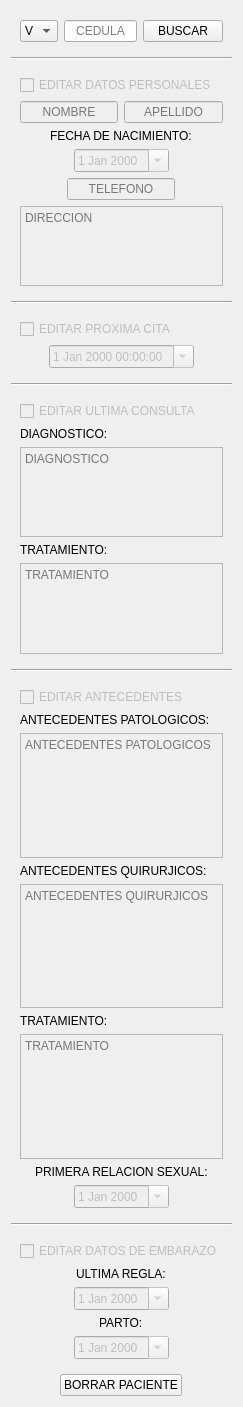
             <widget class="QWidget" name="scrollAreaWidgetContents">
              <property name="geometry">
               <rect>
                <x>0</x>
                <y>0</y>
                <width>242</width>
                <height>1407</height>
               </rect>
              </property>
              <layout class="QVBoxLayout" name="verticalLayout_6">
               <item>
                <widget class="QWidget" name="contenedor_buscador" native="true">
                 <layout class="QHBoxLayout" name="_2">
                  <item>
                   <widget class="QComboBox" name="combo_nacionalidad">
                    <property name="cursor">
                     <cursorShape>PointingHandCursor</cursorShape>
                    </property>
                    <item>
                     <property name="text">
                      <string>V</string>
                     </property>
                    </item>
                    <item>
                     <property name="text">
                      <string>E</string>
                     </property>
                    </item>
                   </widget>
                  </item>
                  <item>
                   <widget class="QLineEdit" name="line_cedula_buscar">
                    <property name="alignment">
                     <set>Qt::AlignmentFlag::AlignCenter</set>
                    </property>
                    <property name="placeholderText">
                     <string>CEDULA</string>
                    </property>
                   </widget>
                  </item>
                  <item>
                   <widget class="QPushButton" name="boton_buscar">
                    <property name="cursor">
                     <cursorShape>PointingHandCursor</cursorShape>
                    </property>
                    <property name="text">
                     <string>BUSCAR</string>
                    </property>
                   </widget>
                  </item>
                 </layout>
                </widget>
               </item>
               <item>
                <widget class="Line" name="line_3">
                 <property name="orientation">
                  <enum>Qt::Orientation::Horizontal</enum>
                 </property>
                </widget>
               </item>
               <item>
                <widget class="QWidget" name="contenedor_datos" native="true">
                 <layout class="QGridLayout" name="contenedor_datos_personales">
                  <item row="2" column="0" colspan="2" alignment="Qt::AlignmentFlag::AlignHCenter">
                   <widget class="QLabel" name="label_9">
                    <property name="text">
                     <string>FECHA DE NACIMIENTO:</string>
                    </property>
                   </widget>
                  </item>
                  <item row="1" column="0">
                   <widget class="QLineEdit" name="line_nombre_editar">
                    <property name="enabled">
                     <bool>false</bool>
                    </property>
                    <property name="alignment">
                     <set>Qt::AlignmentFlag::AlignCenter</set>
                    </property>
                    <property name="placeholderText">
                     <string>NOMBRE</string>
                    </property>
                   </widget>
                  </item>
                  <item row="4" column="0" colspan="2" alignment="Qt::AlignmentFlag::AlignHCenter">
                   <widget class="QLineEdit" name="line_telefono_editar">
                    <property name="enabled">
                     <bool>false</bool>
                    </property>
                    <property name="alignment">
                     <set>Qt::AlignmentFlag::AlignCenter</set>
                    </property>
                    <property name="placeholderText">
                     <string>TELEFONO</string>
                    </property>
                   </widget>
                  </item>
                  <item row="5" column="0" colspan="2">
                   <widget class="QTextEdit" name="text_direccion_editar">
                    <property name="enabled">
                     <bool>false</bool>
                    </property>
                    <property name="minimumSize">
                     <size>
                      <width>0</width>
                      <height>80</height>
                     </size>
                    </property>
                    <property name="tabChangesFocus">
                     <bool>true</bool>
                    </property>
                    <property name="placeholderText">
                     <string>DIRECCION</string>
                    </property>
                   </widget>
                  </item>
                  <item row="1" column="1">
                   <widget class="QLineEdit" name="line_apellido_editar">
                    <property name="enabled">
                     <bool>false</bool>
                    </property>
                    <property name="alignment">
                     <set>Qt::AlignmentFlag::AlignCenter</set>
                    </property>
                    <property name="placeholderText">
                     <string>APELLIDO</string>
                    </property>
                   </widget>
                  </item>
                  <item row="3" column="0" colspan="2" alignment="Qt::AlignmentFlag::AlignHCenter">
                   <widget class="QDateEdit" name="date_fecha_nacimiento">
                    <property name="enabled">
                     <bool>false</bool>
                    </property>
                    <property name="cursor">
                     <cursorShape>PointingHandCursor</cursorShape>
                    </property>
                    <property name="calendarPopup">
                     <bool>true</bool>
                    </property>
                   </widget>
                  </item>
                  <item row="0" column="0" colspan="2">
                   <widget class="QCheckBox" name="check_datos_personales">
                    <property name="enabled">
                     <bool>false</bool>
                    </property>
                    <property name="cursor">
                     <cursorShape>PointingHandCursor</cursorShape>
                    </property>
                    <property name="text">
                     <string>EDITAR DATOS PERSONALES</string>
                    </property>
                   </widget>
                  </item>
                 </layout>
                </widget>
               </item>
               <item>
                <widget class="Line" name="line">
                 <property name="orientation">
                  <enum>Qt::Orientation::Horizontal</enum>
                 </property>
                </widget>
               </item>
               <item>
                <widget class="QWidget" name="contenedor_cita" native="true">
                 <layout class="QVBoxLayout" name="verticalLayout_7">
                  <item>
                   <widget class="QCheckBox" name="check_proxima_cita">
                    <property name="enabled">
                     <bool>false</bool>
                    </property>
                    <property name="cursor">
                     <cursorShape>PointingHandCursor</cursorShape>
                    </property>
                    <property name="text">
                     <string>EDITAR PROXIMA CITA</string>
                    </property>
                   </widget>
                  </item>
                  <item alignment="Qt::AlignmentFlag::AlignHCenter">
                   <widget class="QDateTimeEdit" name="date_proxima_cita">
                    <property name="enabled">
                     <bool>false</bool>
                    </property>
                    <property name="cursor">
                     <cursorShape>PointingHandCursor</cursorShape>
                    </property>
                    <property name="calendarPopup">
                     <bool>true</bool>
                    </property>
                   </widget>
                  </item>
                 </layout>
                </widget>
               </item>
               <item>
                <widget class="Line" name="line_2">
                 <property name="orientation">
                  <enum>Qt::Orientation::Horizontal</enum>
                 </property>
                </widget>
               </item>
               <item>
                <widget class="QWidget" name="contenedor_consulta" native="true">
                 <layout class="QVBoxLayout" name="verticalLayout_8">
                  <item>
                   <widget class="QCheckBox" name="check_consulta">
                    <property name="enabled">
                     <bool>false</bool>
                    </property>
                    <property name="cursor">
                     <cursorShape>PointingHandCursor</cursorShape>
                    </property>
                    <property name="text">
                     <string>EDITAR ULTIMA CONSULTA</string>
                    </property>
                   </widget>
                  </item>
                  <item>
                   <widget class="QLabel" name="label_6">
                    <property name="text">
                     <string>DIAGNOSTICO:</string>
                    </property>
                   </widget>
                  </item>
                  <item>
                   <widget class="QTextEdit" name="text_diagnostico">
                    <property name="enabled">
                     <bool>false</bool>
                    </property>
                    <property name="minimumSize">
                     <size>
                      <width>0</width>
                      <height>80</height>
                     </size>
                    </property>
                    <property name="tabChangesFocus">
                     <bool>true</bool>
                    </property>
                    <property name="placeholderText">
                     <string>DIAGNOSTICO</string>
                    </property>
                   </widget>
                  </item>
                  <item>
                   <widget class="QLabel" name="label_8">
                    <property name="text">
                     <string>TRATAMIENTO:</string>
                    </property>
                   </widget>
                  </item>
                  <item>
                   <widget class="QTextEdit" name="text_tratamiento_consulta">
                    <property name="enabled">
                     <bool>false</bool>
                    </property>
                    <property name="minimumSize">
                     <size>
                      <width>0</width>
                      <height>80</height>
                     </size>
                    </property>
                    <property name="tabChangesFocus">
                     <bool>true</bool>
                    </property>
                    <property name="placeholderText">
                     <string>TRATAMIENTO</string>
                    </property>
                   </widget>
                  </item>
                 </layout>
                </widget>
               </item>
               <item>
                <widget class="Line" name="line_4">
                 <property name="orientation">
                  <enum>Qt::Orientation::Horizontal</enum>
                 </property>
                </widget>
               </item>
               <item>
                <widget class="QWidget" name="contenedor_antecedentes" native="true">
                 <layout class="QVBoxLayout" name="verticalLayout_9">
                  <item>
                   <widget class="QCheckBox" name="check_antecedentes">
                    <property name="enabled">
                     <bool>false</bool>
                    </property>
                    <property name="cursor">
                     <cursorShape>PointingHandCursor</cursorShape>
                    </property>
                    <property name="text">
                     <string>EDITAR ANTECEDENTES</string>
                    </property>
                   </widget>
                  </item>
                  <item>
                   <widget class="QLabel" name="label_3">
                    <property name="text">
                     <string>ANTECEDENTES PATOLOGICOS:</string>
                    </property>
                   </widget>
                  </item>
                  <item>
                   <widget class="QTextEdit" name="text_patologicos">
                    <property name="enabled">
                     <bool>false</bool>
                    </property>
                    <property name="minimumSize">
                     <size>
                      <width>0</width>
                      <height>80</height>
                     </size>
                    </property>
                    <property name="tabChangesFocus">
                     <bool>true</bool>
                    </property>
                    <property name="placeholderText">
                     <string>ANTECEDENTES PATOLOGICOS</string>
                    </property>
                   </widget>
                  </item>
                  <item>
                   <widget class="QLabel" name="label_4">
                    <property name="text">
                     <string>ANTECEDENTES QUIRURJICOS:</string>
                    </property>
                   </widget>
                  </item>
                  <item>
                   <widget class="QTextEdit" name="text_quirurjicos">
                    <property name="enabled">
                     <bool>false</bool>
                    </property>
                    <property name="minimumSize">
                     <size>
                      <width>0</width>
                      <height>80</height>
                     </size>
                    </property>
                    <property name="tabChangesFocus">
                     <bool>true</bool>
                    </property>
                    <property name="placeholderText">
                     <string>ANTECEDENTES QUIRURJICOS</string>
                    </property>
                   </widget>
                  </item>
                  <item>
                   <widget class="QLabel" name="label_5">
                    <property name="text">
                     <string>TRATAMIENTO:</string>
                    </property>
                   </widget>
                  </item>
                  <item>
                   <widget class="QTextEdit" name="text_tratamiento">
                    <property name="enabled">
                     <bool>false</bool>
                    </property>
                    <property name="minimumSize">
                     <size>
                      <width>0</width>
                      <height>80</height>
                     </size>
                    </property>
                    <property name="tabChangesFocus">
                     <bool>true</bool>
                    </property>
                    <property name="placeholderText">
                     <string>TRATAMIENTO</string>
                    </property>
                   </widget>
                  </item>
                  <item alignment="Qt::AlignmentFlag::AlignHCenter">
                   <widget class="QLabel" name="label_7">
                    <property name="text">
                     <string>PRIMERA RELACION SEXUAL:</string>
                    </property>
                   </widget>
                  </item>
                  <item alignment="Qt::AlignmentFlag::AlignHCenter">
                   <widget class="QDateEdit" name="date_relaciones">
                    <property name="enabled">
                     <bool>false</bool>
                    </property>
                    <property name="cursor">
                     <cursorShape>PointingHandCursor</cursorShape>
                    </property>
                    <property name="calendarPopup">
                     <bool>true</bool>
                    </property>
                   </widget>
                  </item>
                 </layout>
                </widget>
               </item>
               <item>
                <widget class="Line" name="line_5">
                 <property name="orientation">
                  <enum>Qt::Orientation::Horizontal</enum>
                 </property>
                </widget>
               </item>
               <item>
                <widget class="QWidget" name="contenedor_datos_embarazo" native="true">
                 <property name="cursor">
                  <cursorShape>ArrowCursor</cursorShape>
                 </property>
                 <layout class="QVBoxLayout" name="verticalLayout_10">
                  <item>
                   <widget class="QCheckBox" name="check_embarazo">
                    <property name="enabled">
                     <bool>false</bool>
                    </property>
                    <property name="cursor">
                     <cursorShape>PointingHandCursor</cursorShape>
                    </property>
                    <property name="text">
                     <string>EDITAR DATOS DE EMBARAZO</string>
                    </property>
                   </widget>
                  </item>
                  <item alignment="Qt::AlignmentFlag::AlignHCenter">
                   <widget class="QLabel" name="label">
                    <property name="text">
                     <string>ULTIMA REGLA:</string>
                    </property>
                   </widget>
                  </item>
                  <item alignment="Qt::AlignmentFlag::AlignHCenter">
                   <widget class="QDateEdit" name="date_ultima_regla">
                    <property name="enabled">
                     <bool>false</bool>
                    </property>
                    <property name="cursor">
                     <cursorShape>PointingHandCursor</cursorShape>
                    </property>
                    <property name="calendarPopup">
                     <bool>true</bool>
                    </property>
                   </widget>
                  </item>
                  <item alignment="Qt::AlignmentFlag::AlignHCenter">
                   <widget class="QLabel" name="label_2">
                    <property name="text">
                     <string>PARTO:</string>
                    </property>
                   </widget>
                  </item>
                  <item alignment="Qt::AlignmentFlag::AlignHCenter">
                   <widget class="QDateEdit" name="date_parto">
                    <property name="enabled">
                     <bool>false</bool>
                    </property>
                    <property name="cursor">
                     <cursorShape>PointingHandCursor</cursorShape>
                    </property>
                    <property name="calendarPopup">
                     <bool>true</bool>
                    </property>
                   </widget>
                  </item>
                 </layout>
                </widget>
               </item>
               <item alignment="Qt::AlignmentFlag::AlignHCenter">
                <widget class="QPushButton" name="boton_borrar_paciente">
                 <property name="cursor">
                  <cursorShape>PointingHandCursor</cursorShape>
                 </property>
                 <property name="text">
                  <string>BORRAR PACIENTE</string>
                 </property>
                </widget>
               </item>
              </layout>
             </widget>
